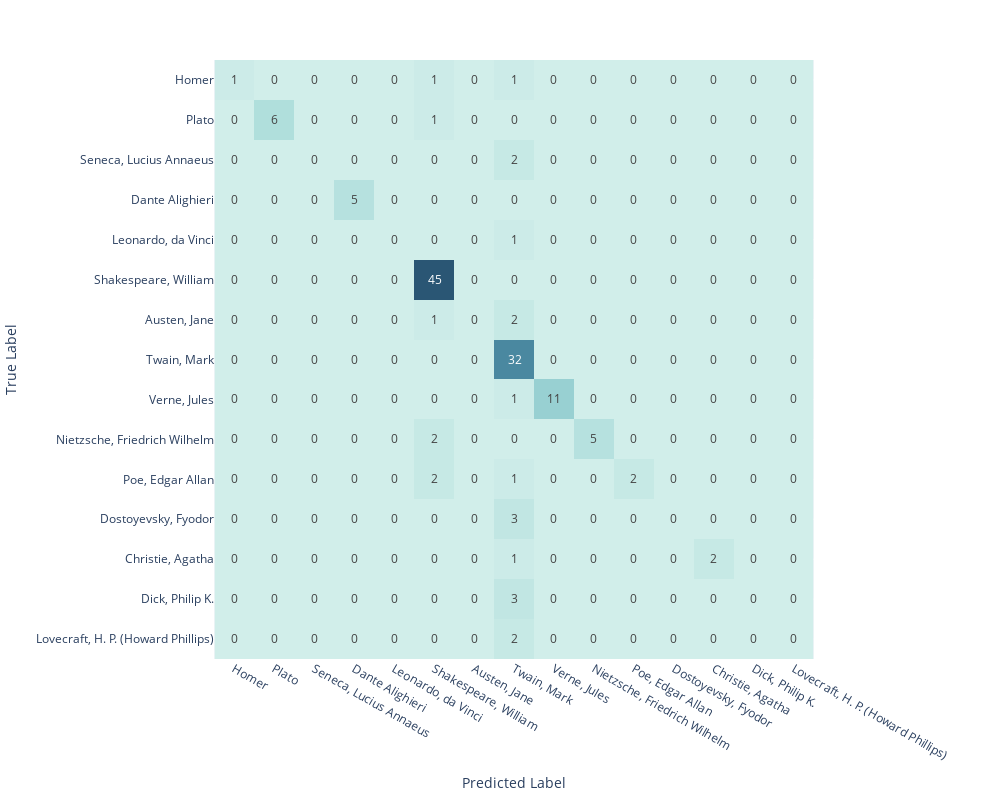

Here is the notebook cell this chart was saved with:
### Code cell
fig = px.imshow(confusion_matrix(y_test, y_pred),
                width=1000,
                height=800,
                text_auto=True,
                labels=dict(x="Predicted Label",
                            y="True Label"),
                            x=tuple(authors_to_num.keys()),
                            y=tuple(authors_to_num.keys()),
                            color_continuous_scale='Teal'
                            )

fig.update(layout_coloraxis_showscale=False)

fig.show()

### Figure 1 — Plotly figure (JSON) as saved in the notebook; plotly's stock layout.template omitted (floating-point values rounded to 4 significant figures; data arrays with more than 128 entries replaced by an {"elided": "..."} marker saying what was removed)
{"data": [{"coloraxis": "coloraxis", "hovertemplate": "Predicted Label: %{x}<br>True Label: %{y}<br>color: %{z}<extra></extra>", "name": "0", "texttemplate": "%{z}", "type": "heatmap", "x": ["Homer", "Plato", "Seneca, Lucius Annaeus", "Dante Alighieri", "Leonardo, da Vinci", "Shakespeare, William", "Austen, Jane", "Twain, Mark", "Verne, Jules", "Nietzsche, Friedrich Wilhelm", "Poe, Edgar Allan", "Dostoyevsky, Fyodor", "Christie, Agatha", "Dick, Philip K.", "Lovecraft, H. P. (Howard Phillips)"], "xaxis": "x", "y": ["Homer", "Plato", "Seneca, Lucius Annaeus", "Dante Alighieri", "Leonardo, da Vinci", "Shakespeare, William", "Austen, Jane", "Twain, Mark", "Verne, Jules", "Nietzsche, Friedrich Wilhelm", "Poe, Edgar Allan", "Dostoyevsky, Fyodor", "Christie, Agatha", "Dick, Philip K.", "Lovecraft, H. P. (Howard Phillips)"], "yaxis": "y", "z": {"elided": "15x15 int values"}}], "layout": {"coloraxis": {"colorscale": [[0, "rgb(209, 238, 234)"], [0.1667, "rgb(168, 219, 217)"], [0.3333, "rgb(133, 196, 201)"], [0.5, "rgb(104, 171, 184)"], [0.6667, "rgb(79, 144, 166)"], [0.8333, "rgb(59, 115, 143)"], [1, "rgb(42, 86, 116)"]], "showscale": false}, "height": 800, "margin": {"t": 60}, "width": 1000, "xaxis": {"anchor": "y", "constrain": "domain", "domain": [0, 1], "scaleanchor": "y", "title": {"text": "Predicted Label"}}, "yaxis": {"anchor": "x", "autorange": "reversed", "constrain": "domain", "domain": [0, 1], "title": {"text": "True Label"}}}}
